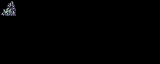

A level layout from a 2D game, rendered from its tile map. Below: a short description, then the map file with its tile-grid data intact:
An orthogonal 10x4 tile map with 16x16 px tiles, 18 tile layers (regions, input_greenery2, output_greenery2, output1_greenery2, ...).

<map version="1.10" tiledversion="1.12.2" orientation="orthogonal" renderorder="right-down" width="10" height="4" tilewidth="16" tileheight="16" infinite="0" nextlayerid="35" nextobjectid="1">
 <tileset firstgid="1" name="greenery" tilewidth="16" tileheight="16" tilecount="256" columns="16">
  <image source="greenery.png" width="256" height="256" />
 </tileset>
 <layer id="1" name="regions" width="10" height="4">
  <data encoding="csv">
61,0,0,0,0,0,0,0,0,0,
0,0,0,0,0,0,0,0,0,0,
0,0,0,0,0,0,0,0,0,0,
0,0,0,0,0,0,0,0,0,0
</data>
 </layer>
 <layer id="3" name="input_greenery2" width="10" height="4">
  <data encoding="csv">
1,0,0,0,0,0,0,0,0,0,
0,0,0,0,0,0,0,0,0,0,
0,0,0,0,0,0,0,0,0,0,
0,0,0,0,0,0,0,0,0,0
</data>
 </layer>
 <layer id="2" name="output_greenery2" width="10" height="4">
  <data encoding="csv">
1,0,0,0,0,0,0,0,0,0,
0,0,0,0,0,0,0,0,0,0,
0,0,0,0,0,0,0,0,0,0,
0,0,0,0,0,0,0,0,0,0
</data>
 </layer>
 <layer id="4" name="output1_greenery2" width="10" height="4">
  <data encoding="csv">
2,0,0,0,0,0,0,0,0,0,
0,0,0,0,0,0,0,0,0,0,
0,0,0,0,0,0,0,0,0,0,
0,0,0,0,0,0,0,0,0,0
</data>
 </layer>
 <layer id="5" name="output2_greenery2" width="10" height="4">
  <data encoding="csv">
3,0,0,0,0,0,0,0,0,0,
0,0,0,0,0,0,0,0,0,0,
0,0,0,0,0,0,0,0,0,0,
0,0,0,0,0,0,0,0,0,0
</data>
 </layer>
 <layer id="6" name="output3_greenery2" width="10" height="4">
  <data encoding="csv">
4,0,0,0,0,0,0,0,0,0,
0,0,0,0,0,0,0,0,0,0,
0,0,0,0,0,0,0,0,0,0,
0,0,0,0,0,0,0,0,0,0
</data>
 </layer>
 <layer id="7" name="output4_greenery2" width="10" height="4">
  <data encoding="csv">
5,0,0,0,0,0,0,0,0,0,
0,0,0,0,0,0,0,0,0,0,
0,0,0,0,0,0,0,0,0,0,
0,0,0,0,0,0,0,0,0,0
</data>
 </layer>
 <layer id="8" name="output5_greenery2" width="10" height="4">
  <data encoding="csv">
6,0,0,0,0,0,0,0,0,0,
0,0,0,0,0,0,0,0,0,0,
0,0,0,0,0,0,0,0,0,0,
0,0,0,0,0,0,0,0,0,0
</data>
 </layer>
 <layer id="9" name="output6_greenery2" width="10" height="4">
  <data encoding="csv">
7,0,0,0,0,0,0,0,0,0,
0,0,0,0,0,0,0,0,0,0,
0,0,0,0,0,0,0,0,0,0,
0,0,0,0,0,0,0,0,0,0
</data>
 </layer>
 <layer id="10" name="output7_greenery2" width="10" height="4">
  <data encoding="csv">
8,0,0,0,0,0,0,0,0,0,
0,0,0,0,0,0,0,0,0,0,
0,0,0,0,0,0,0,0,0,0,
0,0,0,0,0,0,0,0,0,0
</data>
 </layer>
 <layer id="11" name="output8_greenery2" width="10" height="4">
  <data encoding="csv">
9,0,0,0,0,0,0,0,0,0,
0,0,0,0,0,0,0,0,0,0,
0,0,0,0,0,0,0,0,0,0,
0,0,0,0,0,0,0,0,0,0
</data>
 </layer>
 <layer id="12" name="output9_greenery2" width="10" height="4">
  <data encoding="csv">
10,0,0,0,0,0,0,0,0,0,
0,0,0,0,0,0,0,0,0,0,
0,0,0,0,0,0,0,0,0,0,
0,0,0,0,0,0,0,0,0,0
</data>
 </layer>
 <layer id="13" name="output10_greenery2" width="10" height="4">
  <data encoding="csv">
11,0,0,0,0,0,0,0,0,0,
0,0,0,0,0,0,0,0,0,0,
0,0,0,0,0,0,0,0,0,0,
0,0,0,0,0,0,0,0,0,0
</data>
 </layer>
 <layer id="14" name="output11_greenery2" width="10" height="4">
  <data encoding="csv">
61,0,0,0,0,0,0,0,0,0,
0,0,0,0,0,0,0,0,0,0,
0,0,0,0,0,0,0,0,0,0,
0,0,0,0,0,0,0,0,0,0
</data>
 </layer>
 <layer id="15" name="output12_greenery2" width="10" height="4">
  <data encoding="csv">
61,0,0,0,0,0,0,0,0,0,
0,0,0,0,0,0,0,0,0,0,
0,0,0,0,0,0,0,0,0,0,
0,0,0,0,0,0,0,0,0,0
</data>
 </layer>
 <layer id="16" name="output13_greenery2" width="10" height="4">
  <data encoding="csv">
61,0,0,0,0,0,0,0,0,0,
0,0,0,0,0,0,0,0,0,0,
0,0,0,0,0,0,0,0,0,0,
0,0,0,0,0,0,0,0,0,0
</data>
 </layer>
 <layer id="17" name="output14_greenery2" width="10" height="4">
  <data encoding="csv">
61,0,0,0,0,0,0,0,0,0,
0,0,0,0,0,0,0,0,0,0,
0,0,0,0,0,0,0,0,0,0,
0,0,0,0,0,0,0,0,0,0
</data>
 </layer>
 <layer id="18" name="output15_greenery2" width="10" height="4">
  <data encoding="csv">
61,0,0,0,0,0,0,0,0,0,
0,0,0,0,0,0,0,0,0,0,
0,0,0,0,0,0,0,0,0,0,
0,0,0,0,0,0,0,0,0,0
</data>
 </layer>
</map>
